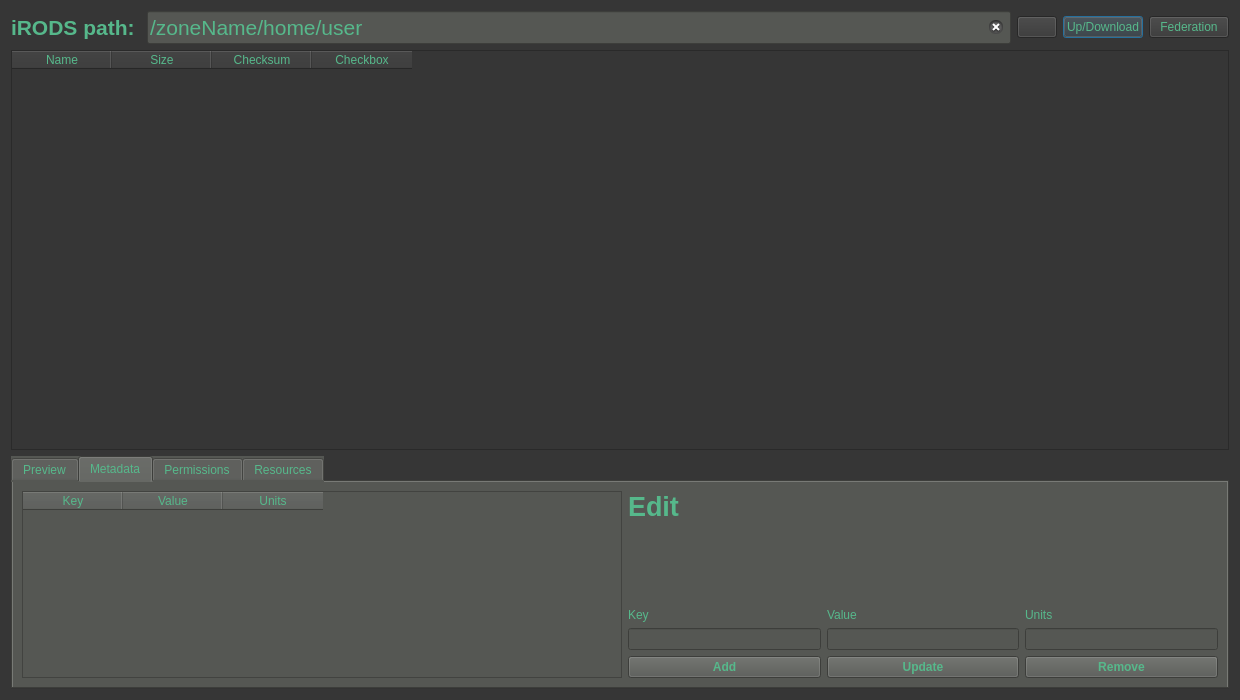
<?xml version="1.0" encoding="UTF-8"?>
<ui version="4.0">
 <class>Dialog</class>
 <widget class="QDialog" name="Dialog">
  <property name="geometry">
   <rect>
    <x>0</x>
    <y>0</y>
    <width>1240</width>
    <height>700</height>
   </rect>
  </property>
  <property name="minimumSize">
   <size>
    <width>1240</width>
    <height>700</height>
   </size>
  </property>
  <property name="windowTitle">
   <string>Dialog</string>
  </property>
  <property name="styleSheet">
   <string notr="true">background-color: rgb(54, 54, 54);
color: rgb(86, 184, 139);</string>
  </property>
  <layout class="QVBoxLayout" name="verticalLayout">
   <item>
    <layout class="QGridLayout" name="gridLayout">
     <item row="0" column="3">
      <widget class="QPushButton" name="pushButton">
       <property name="text">
        <string>Up/Download</string>
       </property>
      </widget>
     </item>
     <item row="0" column="0">
      <widget class="QLabel" name="label">
       <property name="font">
        <font>
         <pointsize>16</pointsize>
         <weight>75</weight>
         <bold>true</bold>
        </font>
       </property>
       <property name="text">
        <string>iRODS path: </string>
       </property>
      </widget>
     </item>
     <item row="0" column="4">
      <widget class="QPushButton" name="pushButton_2">
       <property name="text">
        <string>Federation</string>
       </property>
      </widget>
     </item>
     <item row="0" column="1">
      <widget class="QLineEdit" name="inputPath">
       <property name="font">
        <font>
         <pointsize>16</pointsize>
        </font>
       </property>
       <property name="styleSheet">
        <string notr="true">background-color: rgb(85, 87, 83);</string>
       </property>
       <property name="text">
        <string>/zoneName/home/user</string>
       </property>
       <property name="echoMode">
        <enum>QLineEdit::Normal</enum>
       </property>
       <property name="placeholderText">
        <string/>
       </property>
       <property name="clearButtonEnabled">
        <bool>true</bool>
       </property>
      </widget>
     </item>
     <item row="0" column="2">
      <widget class="QPushButton" name="homeButton">
       <property name="text">
        <string/>
       </property>
      </widget>
     </item>
    </layout>
   </item>
   <item>
    <widget class="QTableWidget" name="collTable">
     <property name="minimumSize">
      <size>
       <width>0</width>
       <height>400</height>
      </size>
     </property>
     <property name="styleSheet">
      <string notr="true">border-color: rgb(58, 152, 112);</string>
     </property>
     <property name="editTriggers">
      <set>QAbstractItemView::NoEditTriggers</set>
     </property>
     <column>
      <property name="text">
       <string>Name</string>
      </property>
     </column>
     <column>
      <property name="text">
       <string>Size</string>
      </property>
     </column>
     <column>
      <property name="text">
       <string>Checksum</string>
      </property>
     </column>
     <column>
      <property name="text">
       <string>Checkbox</string>
      </property>
     </column>
    </widget>
   </item>
   <item>
    <widget class="QTabWidget" name="viewTabs">
     <property name="styleSheet">
      <string notr="true">background-color: rgb(85, 87, 83);</string>
     </property>
     <property name="currentIndex">
      <number>1</number>
     </property>
     <widget class="QWidget" name="preview">
      <property name="font">
       <font>
        <weight>50</weight>
        <bold>false</bold>
       </font>
      </property>
      <property name="autoFillBackground">
       <bool>false</bool>
      </property>
      <attribute name="title">
       <string>Preview</string>
      </attribute>
      <layout class="QVBoxLayout" name="verticalLayout_2">
       <item>
        <widget class="QTextBrowser" name="previewBrowser"/>
       </item>
      </layout>
     </widget>
     <widget class="QWidget" name="metadata">
      <attribute name="title">
       <string>Metadata</string>
      </attribute>
      <layout class="QHBoxLayout" name="horizontalLayout">
       <item>
        <widget class="QTableWidget" name="metadataTable">
         <property name="minimumSize">
          <size>
           <width>600</width>
           <height>0</height>
          </size>
         </property>
         <property name="editTriggers">
          <set>QAbstractItemView::NoEditTriggers</set>
         </property>
         <column>
          <property name="text">
           <string>Key</string>
          </property>
         </column>
         <column>
          <property name="text">
           <string>Value</string>
          </property>
         </column>
         <column>
          <property name="text">
           <string>Units</string>
          </property>
         </column>
        </widget>
       </item>
       <item>
        <layout class="QGridLayout" name="gridLayout_2">
         <item row="0" column="0">
          <widget class="QLabel" name="label_2">
           <property name="font">
            <font>
             <pointsize>20</pointsize>
             <weight>75</weight>
             <bold>true</bold>
            </font>
           </property>
           <property name="text">
            <string>Edit</string>
           </property>
          </widget>
         </item>
         <item row="7" column="2">
          <widget class="QPushButton" name="metaRemoveButton">
           <property name="font">
            <font>
             <weight>75</weight>
             <bold>true</bold>
            </font>
           </property>
           <property name="text">
            <string>Remove</string>
           </property>
          </widget>
         </item>
         <item row="4" column="2">
          <widget class="QLabel" name="label_5">
           <property name="text">
            <string>Units</string>
           </property>
          </widget>
         </item>
         <item row="4" column="0">
          <widget class="QLabel" name="label_3">
           <property name="text">
            <string>Key</string>
           </property>
          </widget>
         </item>
         <item row="6" column="0">
          <widget class="QLineEdit" name="metaKeyField"/>
         </item>
         <item row="6" column="1">
          <widget class="QLineEdit" name="metaValueField"/>
         </item>
         <item row="6" column="2">
          <widget class="QLineEdit" name="metaUnitsField"/>
         </item>
         <item row="7" column="0">
          <widget class="QPushButton" name="metaAddButton">
           <property name="font">
            <font>
             <weight>75</weight>
             <bold>true</bold>
            </font>
           </property>
           <property name="text">
            <string>Add</string>
           </property>
          </widget>
         </item>
         <item row="4" column="1">
          <widget class="QLabel" name="label_4">
           <property name="text">
            <string>Value</string>
           </property>
          </widget>
         </item>
         <item row="7" column="1">
          <widget class="QPushButton" name="metaUpdateButton">
           <property name="font">
            <font>
             <weight>75</weight>
             <bold>true</bold>
            </font>
           </property>
           <property name="text">
            <string>Update</string>
           </property>
          </widget>
         </item>
         <item row="3" column="0">
          <spacer name="verticalSpacer">
           <property name="orientation">
            <enum>Qt::Vertical</enum>
           </property>
           <property name="sizeHint" stdset="0">
            <size>
             <width>20</width>
             <height>40</height>
            </size>
           </property>
          </spacer>
         </item>
        </layout>
       </item>
      </layout>
     </widget>
     <widget class="QWidget" name="accession">
      <attribute name="title">
       <string>Permissions</string>
      </attribute>
      <layout class="QHBoxLayout" name="horizontalLayout_2">
       <item>
        <widget class="QTableWidget" name="aclTable">
         <property name="minimumSize">
          <size>
           <width>600</width>
           <height>0</height>
          </size>
         </property>
         <property name="editTriggers">
          <set>QAbstractItemView::NoEditTriggers</set>
         </property>
         <column>
          <property name="text">
           <string>User name</string>
          </property>
         </column>
         <column>
          <property name="text">
           <string>Permission type</string>
          </property>
         </column>
        </widget>
       </item>
       <item>
        <layout class="QGridLayout" name="gridLayout_4">
         <item row="6" column="0">
          <widget class="QLineEdit" name="aclUserField"/>
         </item>
         <item row="4" column="1">
          <widget class="QLabel" name="label_10">
           <property name="text">
            <string>Permission type</string>
           </property>
          </widget>
         </item>
         <item row="6" column="1">
          <widget class="QComboBox" name="aclBox">
           <item>
            <property name="text">
             <string>null</string>
            </property>
           </item>
           <item>
            <property name="text">
             <string>read</string>
            </property>
           </item>
           <item>
            <property name="text">
             <string>write</string>
            </property>
           </item>
           <item>
            <property name="text">
             <string>own</string>
            </property>
           </item>
          </widget>
         </item>
         <item row="7" column="1">
          <widget class="QPushButton" name="aclAddButton">
           <property name="font">
            <font>
             <weight>75</weight>
             <bold>true</bold>
            </font>
           </property>
           <property name="text">
            <string>Add</string>
           </property>
          </widget>
         </item>
         <item row="0" column="0">
          <widget class="QLabel" name="label_11">
           <property name="font">
            <font>
             <pointsize>20</pointsize>
             <weight>75</weight>
             <bold>true</bold>
            </font>
           </property>
           <property name="text">
            <string>Edit</string>
           </property>
          </widget>
         </item>
         <item row="7" column="0">
          <widget class="QPushButton" name="aclUpdatButton">
           <property name="font">
            <font>
             <weight>75</weight>
             <bold>true</bold>
            </font>
           </property>
           <property name="text">
            <string>Update</string>
           </property>
          </widget>
         </item>
         <item row="4" column="0">
          <widget class="QLabel" name="label_13">
           <property name="text">
            <string>User name</string>
           </property>
          </widget>
         </item>
        </layout>
       </item>
      </layout>
     </widget>
     <widget class="QWidget" name="resources">
      <attribute name="title">
       <string>Resources</string>
      </attribute>
      <layout class="QHBoxLayout" name="horizontalLayout_3">
       <item>
        <widget class="QTableWidget" name="resourceTable">
         <property name="editTriggers">
          <set>QAbstractItemView::NoEditTriggers</set>
         </property>
         <column>
          <property name="text">
           <string>Resource name</string>
          </property>
         </column>
         <column>
          <property name="text">
           <string/>
          </property>
         </column>
        </widget>
       </item>
      </layout>
     </widget>
    </widget>
   </item>
  </layout>
 </widget>
 <resources/>
 <connections/>
</ui>
